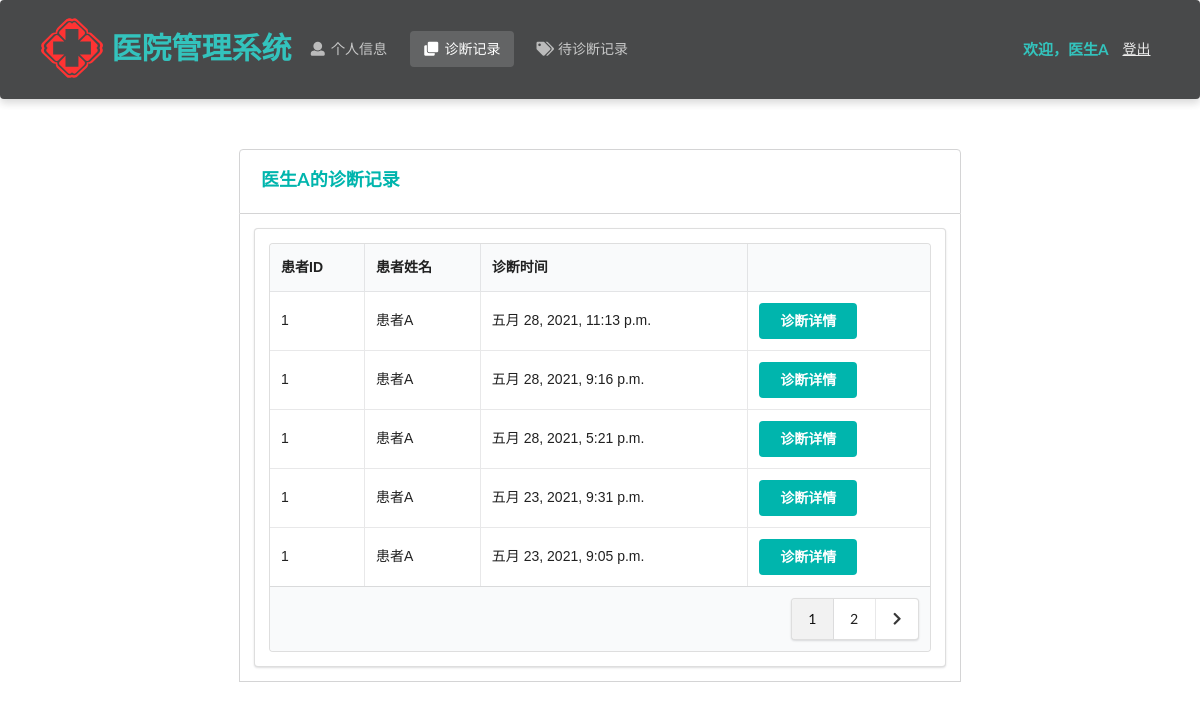
Page /doctor/diagnosis/ (signed in) on the earlier database version.
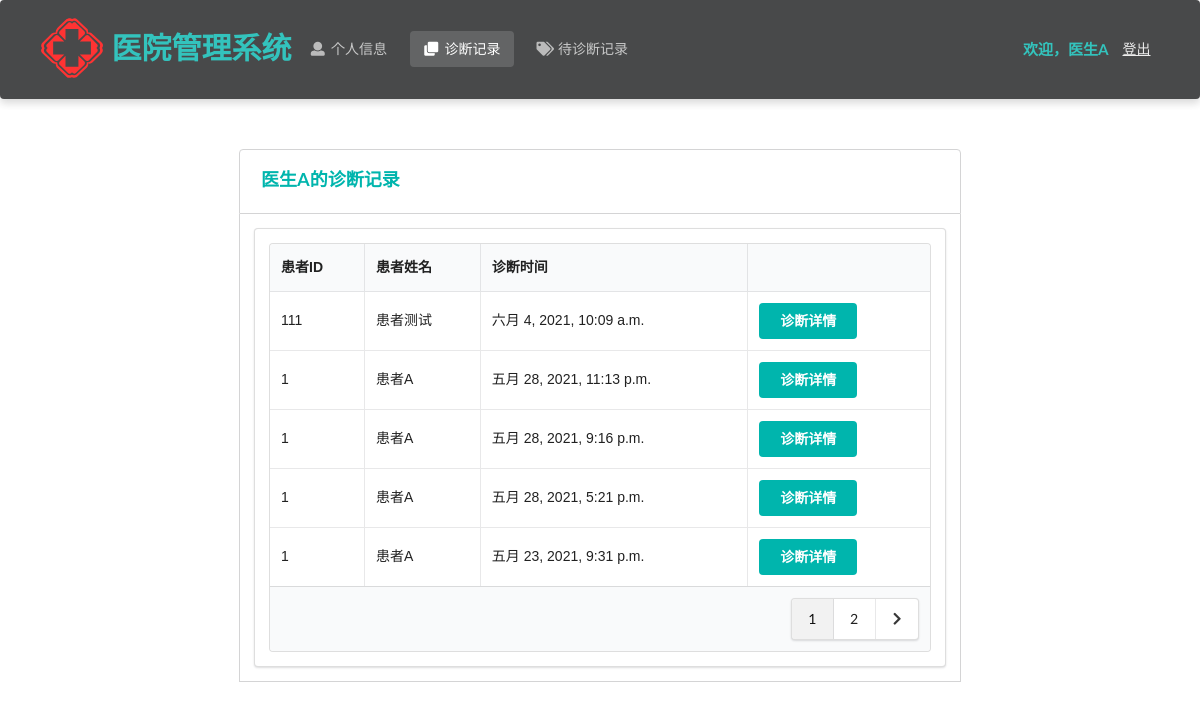
Same page on the later database version.
### Hospital/models.py (models this page shows, shortened)
class Diagnosis(models.Model):
    patient = models.ForeignKey(Patient, on_delete=models.CASCADE)  # 患者
    doctor = models.ForeignKey(Doctor, on_delete=models.CASCADE)  # 医生
    appointment = models.ForeignKey(Appointment, on_delete=models.CASCADE, null=True)  # 对应的挂号
    create_time = models.DateTimeField(auto_now_add=True)  # 创建时间
    detail = models.TextField()  # 诊断详情
    class Meta:
        ordering = ["-create_time"]

class Patient(models.Model):
    name = models.CharField(max_length=10)  # 姓名
    password = models.CharField(max_length=32)  # 密码
    gender = models.CharField(max_length=32, choices=gender_choices)  # 性别
    identity_card_no = models.CharField(max_length=32, unique=True)  # 身份证号
    medical_insurance = models.BooleanField()  # 是否有医保
    telephone_no = models.CharField(max_length=32)  # 电话号码
    birth_date = models.DateField()  # 出生日期
    create_time = models.DateTimeField(auto_now_add=True)  # 注册时间

### Hospital/doctorViews.py (the view)
# urls.py: path('doctor/diagnosis/', doctorViews.diagnosis),
def diagnosis(request):
    if request.method == 'POST':
        request.session['diagnosis'] = request.POST.get('diagnosis')
        return redirect('/doctor/diagnosis/detail')
    identity_card_no = request.session['identity_card_no']
    doctor = models.Doctor.objects.get(identity_card_no=identity_card_no)
    diagnosis_records = models.Diagnosis.objects.filter(doctor=doctor)
    num_per_page = 5
    paginator = Paginator(diagnosis_records, num_per_page)
    page = request.GET.get('page', 1)
    try:
        page_obj = paginator.page(page)
    except PageNotAnInteger:
        page_obj = paginator.page(1)
    except EmptyPage:
        page_obj = paginator.page(paginator.num_pages)
    is_paginated = True if paginator.num_pages > 1 else False
    page_range = paginator.get_elided_page_range(page, on_each_side=3, on_ends=2)
    return render(request, 'doctor/diagnosis.html', locals())

### Hospital/templates/doctor/diagnosis.html (shortened to what this page needs)
<!DOCTYPE html>
<html lang="ch">
{% load static %}
<head>
    <link rel="stylesheet" href="https://cdn.jsdelivr.net/semantic-ui/2.2.4/semantic.min.css">
    <link rel="stylesheet" href="../../static/Hospital/css/me.css">
    <link rel="stylesheet" href="{% static 'Hospital/css/entry.css' %}">
</head>
<body>
    <nav class="ui inverted  segment m-padded-tb-large m-shadow-small m-opacity-mini">
        <div class="ui container">
            <div class="ui inverted secondary stackable menu">
                <img src="../../static/Hospital/img/logo.svg" height="80" width="80"/>
                <h2 class="ent">医院管理系统</h2>
                <a href="/doctor/info/" class="m-item item"><i class="user icon"></i>个人信息</a>
                <a href="/doctor/diagnosis/" class="active m-item item"><i class="clone icon"></i>诊断记录</a>
                <a href="/doctor/pendingDiagnosis" class="m-item item"><i class="tags icon"></i>待诊断记录</a>
                <div class="right m-item item">
                    <h4 class="ui teal header item">欢迎，{{ doctor.name }}</h4>
                    <a href="/doctor/logout/" class="text-success "><ins>登出</ins></a>
                </div>
            </div>
        </div>
    </nav>
    <div class="m-container-small m-padded-tb-big">
        <div class="container">
            <div class="ui top attached rounded padded segment">
                <div class="ui middle aligned two column grid">
                    <div class="column">
                        <h3 class="ui teal header">{{ doctor.name }}的诊断记录</h3>
                    </div>
                </div>
            </div>
            <div class="ui attached segment">
                <div class="ui segment m-width-middle">
                    <table class="ui celled table">
                        <thead>
                            <tr>
                                <th>患者ID</th>
                                <th>患者姓名</th>
                                <th>诊断时间</th>
                                <th></th>
                            </tr>
                        </thead>
                        <tbody>
                            {% for rec in page_obj%}
                            <tr>
                                <td>{{ rec.patient.identity_card_no }}</td>
                                <td>{{ rec.patient.name }}</td>
                                <td>{{ rec.create_time }}</td>
                                <td><form action="" method="post">
                                    <button type="submit"  value="诊断详情" class="ui teal centered button">诊断详情</button>
                                    </form>
                                    </td>
                            </tr>
                            {% endfor %}
                        </tbody>
                      <tfoot>
                      {% if is_paginated %}
                        <tr><th colspan="4">
                          <div class="ui right floated pagination menu">
                              {% for i in page_range %}
                                {% if page_obj.number == i %}
                                    <a class="item active">{{ i }}</a>
                                {% elif i == '…' %}
                                    <a class="item" href="?page=1">{{ i }}</a>
                                {% else %}
                                    <a class="item" href="?page={{ i }}">{{ i }}</a>
                                {% endif %}
                              {% endfor %}
                              {% if page_obj.has_next %}
                              <a class="icon item" href ="?page={{ page_obj.next_page_number }}">
                              <i class="right chevron icon"></i>
                              </a>
                              {% endif %}
                          </div>
                        </th>
                      </tr>
                      {% endif %}
                      </tfoot>
                    </table>
                </div>
            </div>
        </div>
            </div>
    <br>
    <br>
    <br>
</body>
</html>

Differences in the rows shown:
no longer on this page (row unchanged): Diagnosis: patient.identity_card_no "1", patient.name "患者A", create_time "五月 23, 2021, 9:05 p.m."
added Diagnosis: patient.identity_card_no "111", patient.name "患者测试", create_time "六月 4, 2021, 10:09 a.m."
